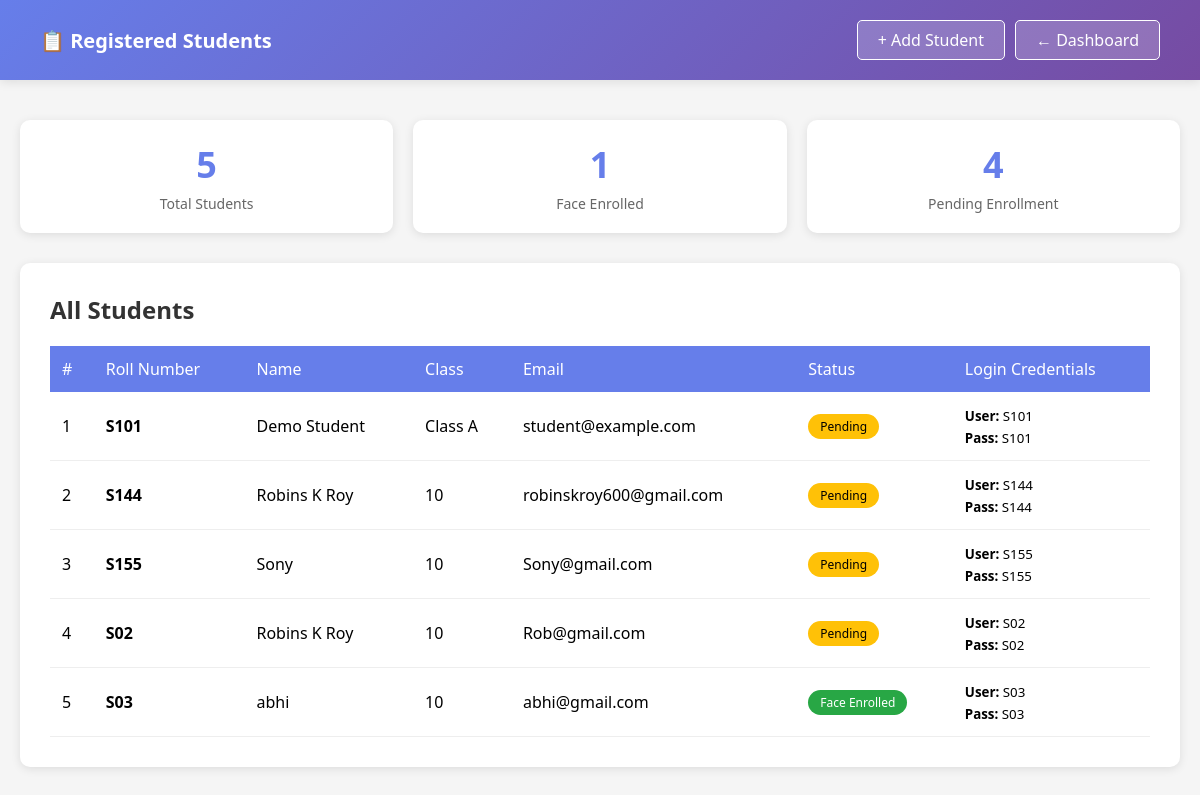
/students/view (signed in), run on an earlier commit of the app's database.
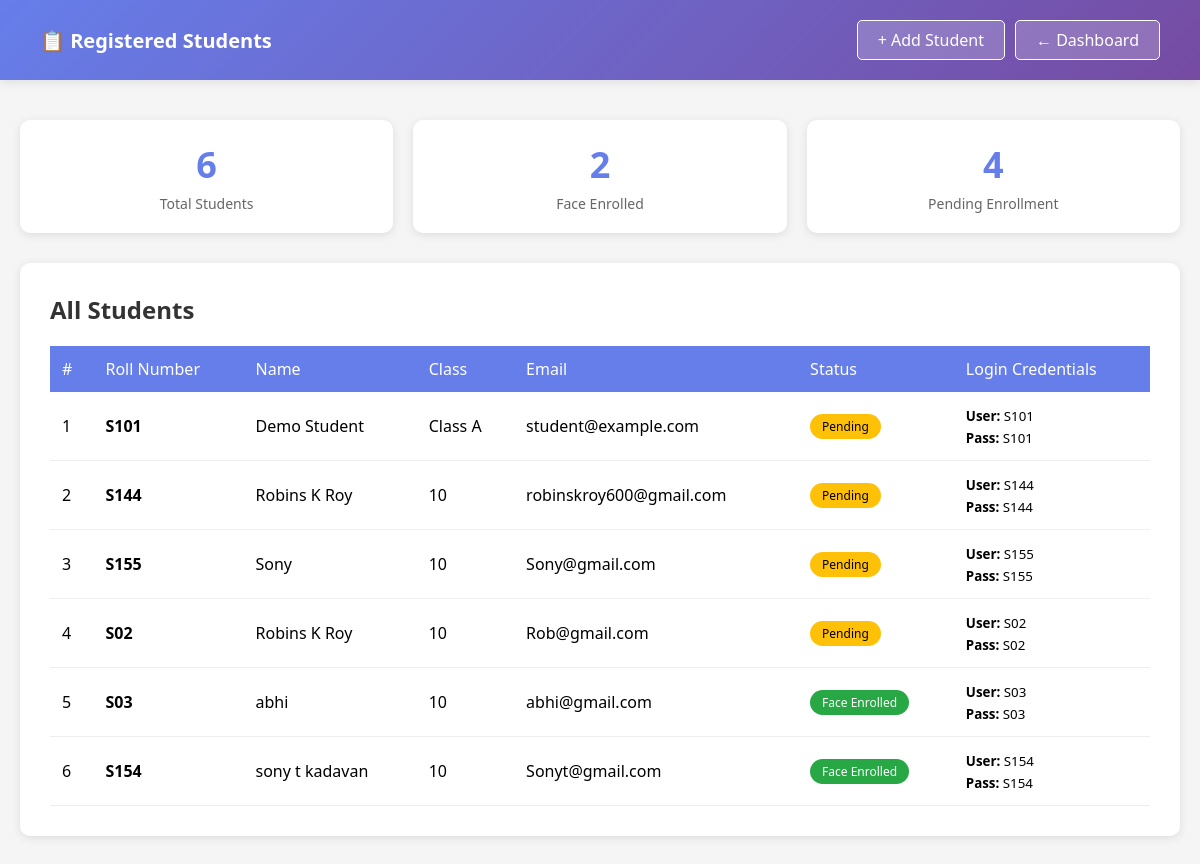
And on a later commit of the database.
### models.py (models this page shows)
class Student(Base):
    __tablename__ = 'students'
    id = Column(Integer, primary_key=True)
    name = Column(String, nullable=False)
    roll_no = Column(String, unique=True, nullable=False)
    class_name = Column(String, nullable=True)
    email = Column(String, nullable=True)
    encodings_path = Column(String, nullable=True)  # path to .npy file with face embeddings
    user = relationship("User", back_populates="student", foreign_keys=[User.student_id])
    attendance_records = relationship("Attendance", back_populates="student")

### app.py (the view)
@app.route('/students/view')
@login_required
def view_students():
    if current_user.role != 'teacher':
        flash('Access denied! Teachers only.', 'error')
        return redirect(url_for('login'))
    db = SessionLocal()
    students = db.query(Student).all()
    db.close()
    return render_template('view_students.html', students=students)

### app.py (called while the page is built)
@login_manager.user_loader
def load_user(user_id):
    db = SessionLocal()
    user = db.query(User).get(int(user_id))
    db.close()
    return user

### templates/view_students.html (shortened to what this page needs)
<!DOCTYPE html>
<html lang="en">
<head>
</head>
<body>
    <div class="header">
        <div class="header-content">
            <h1>📋 Registered Students</h1>
            <div class="header-actions">
                <a href="{{ url_for('register_student') }}" class="btn-header">+ Add Student</a>
                <a href="{{ url_for('teacher_dashboard') }}" class="btn-header">← Dashboard</a>
            </div>
        </div>
    </div>
    <div class="container">
        <div class="stats-grid">
            <div class="stat-card">
                <div class="number">{{ students|length }}</div>
                <div class="label">Total Students</div>
            </div>
            <div class="stat-card">
                <div class="number">{{ students|selectattr('encodings_path')|list|length }}</div>
                <div class="label">Face Enrolled</div>
            </div>
            <div class="stat-card">
                <div class="number">{{ students|rejectattr('encodings_path')|list|length }}</div>
                <div class="label">Pending Enrollment</div>
            </div>
        </div>
        <div class="table-card">
            <h2>All Students</h2>
            {% if students %}
                <table>
                    <thead>
                        <tr>
                            <th>#</th>
                            <th>Roll Number</th>
                            <th>Name</th>
                            <th>Class</th>
                            <th>Email</th>
                            <th>Status</th>
                            <th>Login Credentials</th>
                        </tr>
                    </thead>
                    <tbody>
                        {% for student in students %}
                        <tr>
                            <td>{{ loop.index }}</td>
                            <td><strong>{{ student.roll_no }}</strong></td>
                            <td>{{ student.name }}</td>
                            <td>{{ student.class_name or '-' }}</td>
                            <td>{{ student.email or '-' }}</td>
                            <td>
                                {% if student.encodings_path %}
                                    <span class="badge">Face Enrolled</span>
                                {% else %}
                                    <span class="badge" style="background: #ffc107; color: #000;">Pending</span>
                                {% endif %}
                            </td>
                            <td>
                                <small><strong>User:</strong> {{ student.roll_no }}<br>
                                <strong>Pass:</strong> {{ student.roll_no }}</small>
                            </td>
                        </tr>
                        {% endfor %}
                    </tbody>
                </table>
            {% endif %}
        </div>
    </div>
</body>
</html>

### templates/view_students.html (style rules this page uses)
* { margin: 0; padding: 0; box-sizing: border-box; }
body { font-family: 'Segoe UI', Tahoma, Geneva, Verdana, sans-serif; background: #f5f5f5; }
.header { background: linear-gradient(135deg, #667eea 0%, #764ba2 100%); color: white; padding: 20px 40px; box-shadow: 0 2px 10px rgba(0,0,0,0.1); }
.header-content { max-width: 1200px; margin: 0 auto; display: flex; justify-content: space-between; align-items: center; }
.header h1 { font-size: 20px; }
.header-actions { display: flex; gap: 10px; }
.btn-header { background: rgba(255,255,255,0.2); color: white; padding: 8px 20px; border: 1px solid white; border-radius: 5px; text-decoration: none; transition: background 0.3s; }
.container { max-width: 1200px; margin: 40px auto; padding: 0 20px; }
.stats-grid { display: grid; grid-template-columns: repeat(auto-fit, minmax(200px, 1fr)); gap: 20px; margin-bottom: 30px; }
.stat-card { background: white; padding: 20px; border-radius: 10px; box-shadow: 0 2px 10px rgba(0,0,0,0.1); text-align: center; }
.stat-card .number { font-size: 36px; font-weight: bold; color: #667eea; }
.stat-card .label { color: #666; font-size: 14px; margin-top: 5px; }
.table-card { background: white; padding: 30px; border-radius: 10px; box-shadow: 0 2px 10px rgba(0,0,0,0.1); }
.table-card h2 { color: #333; margin-bottom: 20px; }
table { width: 100%; border-collapse: collapse; }
th { background: #667eea; color: white; padding: 12px; text-align: left; font-weight: 500; }
td { padding: 12px; border-bottom: 1px solid #eee; }
.badge { display: inline-block; padding: 4px 12px; border-radius: 20px; font-size: 12px; background: #28a745; color: white; }

What changed in the data, as far as the page shows it:
added Student: roll_no "S154", name "sony t kadavan", class_name "10", email "Sonyt@gmail.com", encodings_path "Face Enrolled"
Also different on the page:
{{ students|length }}: "5" → "6"
{{ students|selectattr('encodings_path')|list|length }}: "1" → "2"
